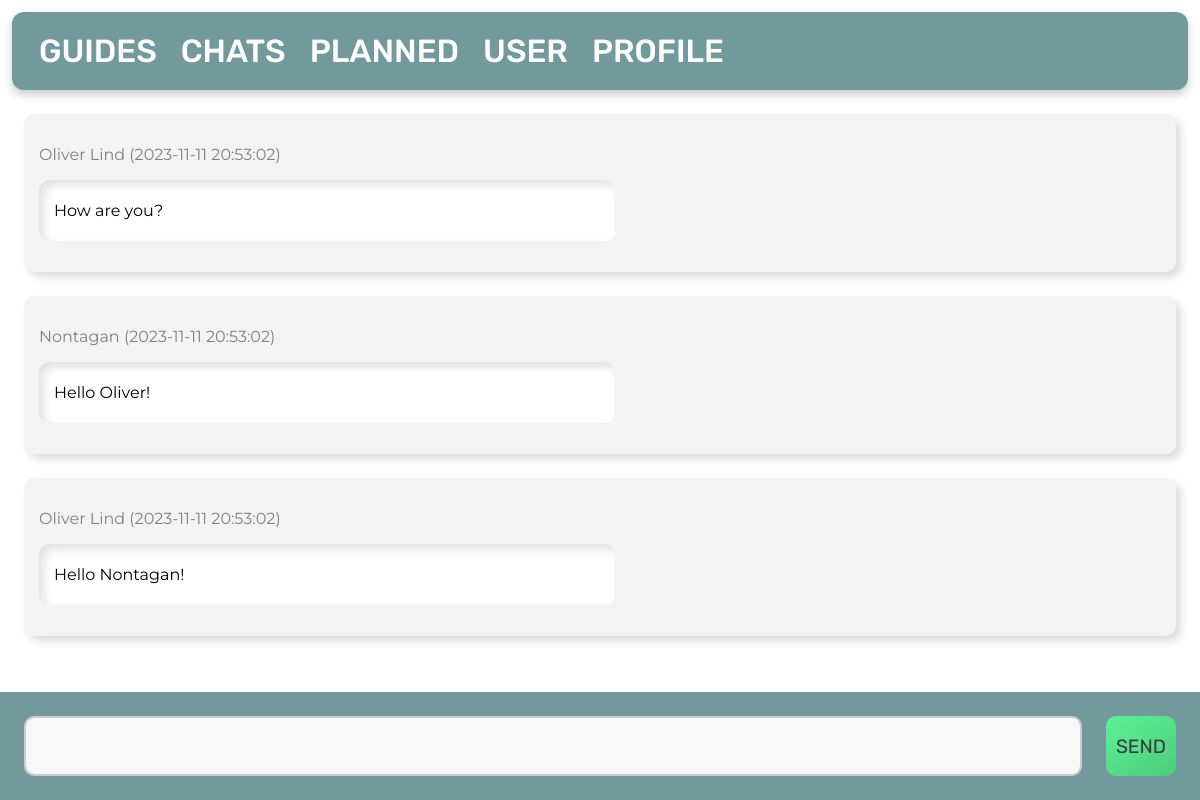
The page /1/message/ on the database as committed earlier.
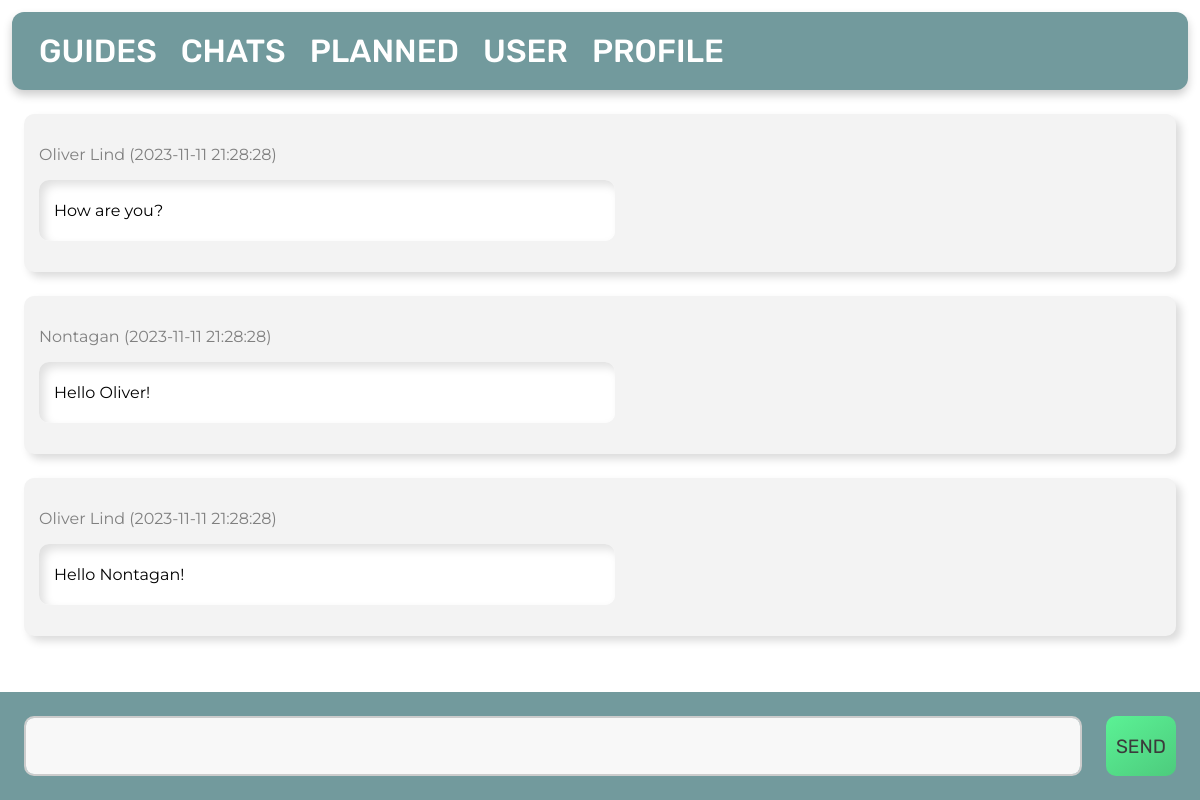
The same page on the database as committed later.
### tables this page shows
CREATE TABLE message
(
    id      INTEGER PRIMARY KEY AUTOINCREMENT,
    content TEXT,
    date    TIMESTAMP NOT NULL DEFAULT CURRENT_TIMESTAMP,
    inChat  INTEGER   NOT NULL,
    byUser  INTEGER   NOT NULL,
    FOREIGN KEY (byUser) REFERENCES user (id),
    FOREIGN KEY (inChat) REFERENCES chat (id)
);

CREATE TABLE user
(
    id        INTEGER PRIMARY KEY AUTOINCREMENT,
    firstname TEXT NOT NULL,
    lastname  TEXT NOT NULL,
    age       INTEGER,
    country   TEXT
);

### app.py (the view, shortened to what this page needs)
@app.route('/<int:id>/message/', methods=('GET', 'POST'))
def message(id):
    global user_id
    db = get_db_connection()
    message = db.execute(
        'SELECT * FROM message, chat, user WHERE chat.id = ? AND message.inChat = chat.id AND user.id = message.byUser ORDER BY message.id DESC',
        (id,)).fetchall()
    return render_template('message.html', message=message)

### app.py (called while the page is built)
def get_db_connection():
    db = sqlite3.connect('database.db')
    db.row_factory = sqlite3.Row
    return db

### templates/message.html
{% extends 'base.html' %}
{% block content %}
    {% for message in message %}
        <div class='post'>
            <p id="date">{{ message['firstname'] }} ({{ message['date'] }})</p>
            <div id="textsec">
                <p>{{ message['content'] }}</p>
            </div>
        </div>
    {% endfor %}
    <form id="message-form" method="post">
        <textarea id="messagearea" name="message" placeholder="Type here">
            {{ request.form['message'] }}
        </textarea>
        <button id="send-button" type="submit">SEND</button>
    </form>
{% endblock %}

Rows that differ between the two databases and show on the page:
changed message "How are you?": date "2023-11-11 20:53:02" → "2023-11-11 21:28:28"
changed message "Hello Oliver!": date "2023-11-11 20:53:02" → "2023-11-11 21:28:28"
changed message "Hello Nontagan!": date "2023-11-11 20:53:02" → "2023-11-11 21:28:28"
